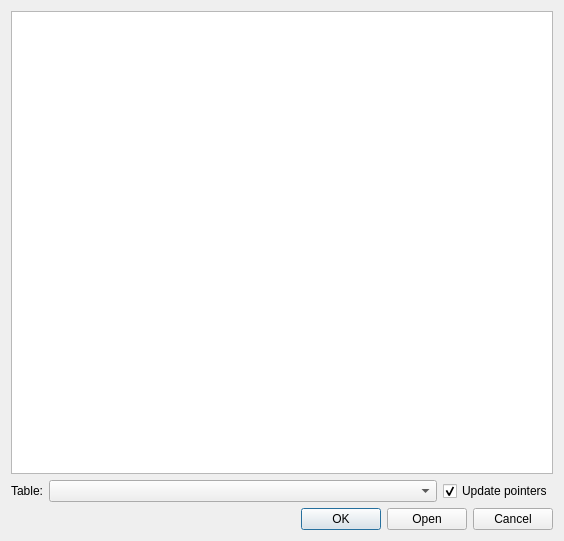
<?xml version="1.0" encoding="UTF-8"?>
<ui version="4.0">
 <class>InsertScriptDialog</class>
 <widget class="QDialog" name="InsertScriptDialog">
  <property name="geometry">
   <rect>
    <x>0</x>
    <y>0</y>
    <width>564</width>
    <height>541</height>
   </rect>
  </property>
  <property name="windowTitle">
   <string>Import script</string>
  </property>
  <property name="modal">
   <bool>true</bool>
  </property>
  <layout class="QGridLayout" name="gridLayout">
   <item row="0" column="0">
    <widget class="QPlainTextEdit" name="pteScript"/>
   </item>
   <item row="3" column="0">
    <layout class="QHBoxLayout" name="horizontalLayout">
     <item>
      <widget class="QLabel" name="lblTable">
       <property name="text">
        <string>Table:</string>
       </property>
      </widget>
     </item>
     <item>
      <widget class="QComboBox" name="cmbTable">
       <property name="sizePolicy">
        <sizepolicy hsizetype="Expanding" vsizetype="Fixed">
         <horstretch>1</horstretch>
         <verstretch>0</verstretch>
        </sizepolicy>
       </property>
      </widget>
     </item>
     <item>
      <widget class="QCheckBox" name="cbUpdatePointers">
       <property name="text">
        <string>Update pointers</string>
       </property>
       <property name="checked">
        <bool>true</bool>
       </property>
      </widget>
     </item>
    </layout>
   </item>
   <item row="10" column="0">
    <widget class="QDialogButtonBox" name="bbControls">
     <property name="orientation">
      <enum>Qt::Horizontal</enum>
     </property>
     <property name="standardButtons">
      <set>QDialogButtonBox::Cancel|QDialogButtonBox::Ok|QDialogButtonBox::Open</set>
     </property>
    </widget>
   </item>
  </layout>
 </widget>
 <resources/>
 <connections>
  <connection>
   <sender>bbControls</sender>
   <signal>accepted()</signal>
   <receiver>InsertScriptDialog</receiver>
   <slot>accept()</slot>
   <hints>
    <hint type="sourcelabel">
     <x>248</x>
     <y>254</y>
    </hint>
    <hint type="destinationlabel">
     <x>157</x>
     <y>274</y>
    </hint>
   </hints>
  </connection>
  <connection>
   <sender>bbControls</sender>
   <signal>rejected()</signal>
   <receiver>InsertScriptDialog</receiver>
   <slot>reject()</slot>
   <hints>
    <hint type="sourcelabel">
     <x>316</x>
     <y>260</y>
    </hint>
    <hint type="destinationlabel">
     <x>286</x>
     <y>274</y>
    </hint>
   </hints>
  </connection>
 </connections>
</ui>
